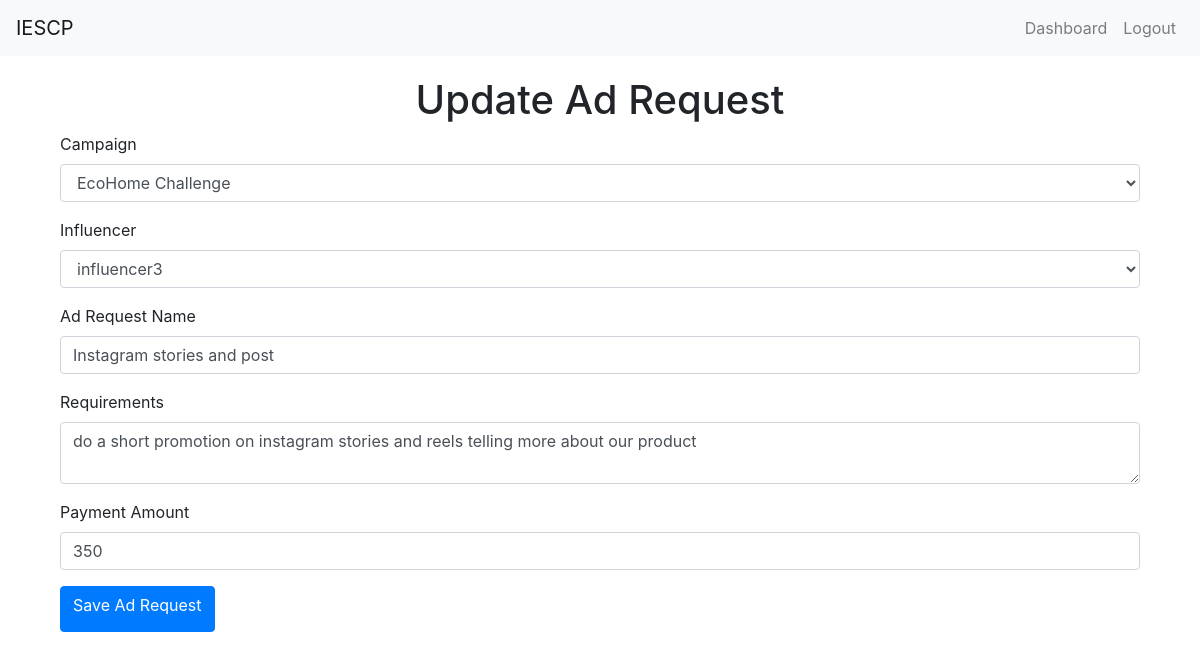
The app's page /ad_request/4/update (signed in) with its own data.
### app.py (models this page shows, shortened)
class AdRequest(db.Model):
    id = db.Column(db.Integer, primary_key=True)
    campaign_id = db.Column(db.Integer, db.ForeignKey('campaign.id', ondelete='CASCADE'), nullable=False)
    influencer_id = db.Column(db.Integer, db.ForeignKey('user.id', ondelete='CASCADE'), nullable=False)
    name = db.Column(db.String(100), nullable=False)
    requirements = db.Column(db.Text)
    payment_amount = db.Column(db.Integer)
    negotiation_comment = db.Column(db.Text, nullable=True)
    status = db.Column(db.String(20), nullable=False, default='Requested')
    flagged = db.Column(db.Boolean, default=False)

### app.py (the view)
@app.route('/ad_request/<int:ad_request_id>/update', methods=['GET', 'POST'])
@login_required
def update_ad_request(ad_request_id):
    ad_request = AdRequest.query.get_or_404(ad_request_id)
    if ad_request.campaign.owner != current_user:
        flash('Access unauthorized!', 'danger')
        return redirect(url_for('index'))
    form = AdRequestForm()
    form.campaign_id.choices = [(campaign.id, campaign.name) for campaign in current_user.campaigns]
    form.influencer_id.choices = [(influencer.id, influencer.username) for influencer in User.query.filter_by(role='influencer').all()]
    if form.validate_on_submit():
        ad_request.campaign_id = form.campaign_id.data
        ad_request.influencer_id = form.influencer_id.data
        ad_request.name = form.name.data
        ad_request.requirements = form.requirements.data
        ad_request.payment_amount = form.payment_amount.data
        ad_request.status = 'Requested'  # Reset the status to 'Requested'
        db.session.commit()
        flash('Your ad request has been updated and marked as Requested.', 'success')
        return redirect(url_for('sponsor_dashboard'))
    elif request.method == 'GET':
        form.campaign_id.data = ad_request.campaign_id
        form.influencer_id.data = ad_request.influencer_id
        form.name.data = ad_request.name
        form.requirements.data = ad_request.requirements
        form.payment_amount.data = ad_request.payment_amount
    return render_template('create_ad_request.html', form=form, legend='Update Ad Request')

### app.py
class AdRequestForm(FlaskForm):
    campaign_id = SelectField('Campaign', coerce=int, validators=[DataRequired()])
    influencer_id = SelectField('Influencer', coerce=int, validators=[DataRequired()])
    name = StringField('Ad Request Name', validators=[DataRequired()])
    requirements = TextAreaField('Requirements', validators=[DataRequired()])
    payment_amount = FloatField('Payment Amount', validators=[DataRequired()])
    negotiation_comment = TextAreaField('Negotiation Comment', validators=[Optional()])
    submit = SubmitField('Save Ad Request')

### app.py (called while the page is built)
@login_manager.user_loader
def load_user(user_id):
    return User.query.get(int(user_id))

### templates/create_ad_request.html (shortened to what this page needs)
{% extends "layout.html" %}
{% block content %}
<div class="container">
    <h1 class="text-center">{{ legend }}</h1>
    <form method="POST">
        <div class="form-group">
            {{ form.campaign_id.label(class="form-label") }}
            {{ form.campaign_id(class="form-control") }}
        </div>
        <div class="form-group">
            {{ form.influencer_id.label(class="form-label") }}
            {{ form.influencer_id(class="form-control") }}
        </div>
        <div class="form-group">
            {{ form.name.label(class="form-label") }}
            {{ form.name(class="form-control") }}
        </div>
        <div class="form-group">
            {{ form.requirements.label(class="form-label") }}
            {{ form.requirements(class="form-control") }}
        </div>
        <div class="form-group">
            {{ form.payment_amount.label(class="form-label") }}
            {{ form.payment_amount(class="form-control") }}
        </div>
        <button type="submit" class="btn btn-primary">{{ form.submit.label }}</button>
    </form>
</div>
{% endblock %}

### templates/layout.html (style rules this page uses)
.container { margin-top: 20px; }

### records on screen
AdRequest: campaign_id "EcoHome Challenge", influencer_id "influencer3", name "Instagram stories and post", requirements "do a short promotion on instagram stories and reels telling more about our product", payment_amount "350"

### other values on screen
{{ legend }} "Update Ad Request"
